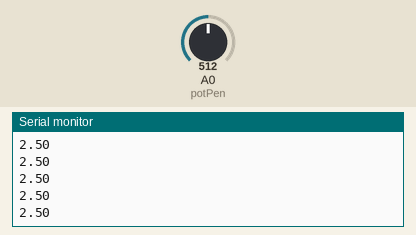
This sketch was run on a simulated Arduino Uno, built with avr-gcc and run on an emulated ATmega328P. Shown: the last lines printed to the serial monitor. Inputs (shaded band) come from the test bench; at power-on: A0 (potPen) = 512.

Above: at 1.2 s.
1.3 s: A0 (potPen) set to 716
At 1.68 s:
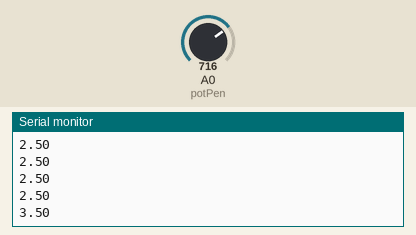
2.8 s: A0 (potPen) set to 900
At 2.94 s:
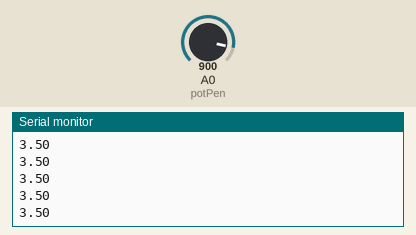
Timing chart, 0 to 5.8 s (numbered marks = the images above; inputs shaded):
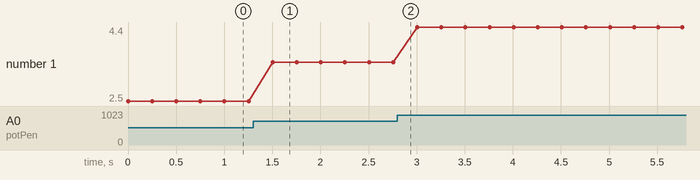

The sketch:

Voltages.ino
```cpp
//Assigning potPen to A0
int potPen=A0;
int readValue;
float Voltage;

void setup() {
  pinMode(potPen,INPUT);

  //start serial Port
  Serial.begin(9600);
}

void loop() {
  readValue = analogRead(potPen);
  Voltage = (5./1023.)*readValue;
  Serial.println(Voltage);
  delay(250);

}
```

Measured:
- after the input at 1.3 s, the serial monitor: prints a new line after 0.20 s (image 1)
- plotted number 1: 2.5 → 3.5 after the input at 1.3 s, 3.5 → 4.4 after the input at 2.8 s
